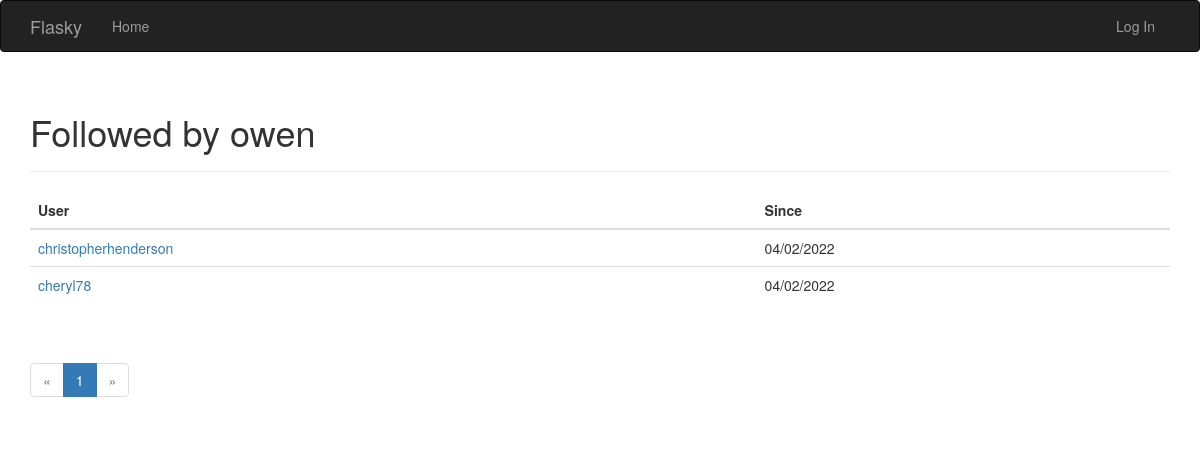
Page /followed_by/owen on the committed database.
### app/models.py (models this page shows, shortened)
class User(UserMixin, db.Model):
    __tablename__ = 'users'
    id = db.Column(db.Integer, primary_key=True)
    email = db.Column(db.String(64), unique=True, index=True)
    username = db.Column(db.String(64), unique=True, index=True)
    role_id = db.Column(db.Integer, db.ForeignKey('roles.id'))
    password_hash = db.Column(db.String(128))
    confirmed = db.Column(db.Boolean, default=False)
    name = db.Column(db.String(64))
    location = db.Column(db.String(64))
    about_me = db.Column(db.Text())
    member_since = db.Column(db.DateTime(), default=datetime.utcnow)
    last_seen = db.Column(db.DateTime(), default=datetime.utcnow)
    avatar_hash = db.Column(db.String(32))
    posts = db.relationship('Post', backref='author', lazy='dynamic')
    followed = db.relationship('Follow',
                               foreign_keys=[Follow.follower_id],
                               backref=db.backref('follower', lazy='joined'),
                               lazy='dynamic',
                               cascade='all, delete-orphan')
    followers = db.relationship('Follow',
                                foreign_keys=[Follow.followed_id],
                                backref=db.backref('followed', lazy='joined'),
                                lazy='dynamic',
                                cascade='all, delete-orphan')
    comments = db.relationship('Comment',backref = 'author',lazy ='dynamic')
    @property
    def password(self):
        raise AttributeError('password is not a readable attribute')

class Follow(db.Model):
    __tablename__ = 'follows'
    follower_id = db.Column(db.Integer, db.ForeignKey('users.id'),
                            primary_key=True)
    followed_id = db.Column(db.Integer, db.ForeignKey('users.id'),
                            primary_key=True)
    timestamp = db.Column(db.DateTime, default=datetime.utcnow)

### app/main/views.py (the view)
@main.route('/followed_by/<username>')
def followed_by(username):
    user = User.query.filter_by(username=username).first()
    if user is None:
        flash('Invalid user.')
        return redirect(url_for('.index'))
    page = request.args.get('page', 1, type=int)
    pagination = user.followed.paginate(
        page, per_page=current_app.config['FLASKY_FOLLOWERS_PER_PAGE'],
        error_out=False)
    follows = [{'user': item.followed, 'timestamp': item.timestamp}
               for item in pagination.items]
    return render_template('followers.html', user=user, title="Followed by",
                           endpoint='.followed_by', pagination=pagination,
                           follows=follows)

### app/main/__init__.py (called while the page is built)
@main.app_context_processor
def inject_permissions():
    return dict(Permission=Permission)

### app/models.py (called while the page is built)
    def can(self, permissions):
        return False

### app/templates/followers.html (shortened to what this page needs)
{% extends "base.html" %}
{% import "_macros.html" as macros %}
{% block page_content %}
<div class="page-header">
    <h1>{{ title }} {{ user.username }}</h1>
</div>
<table class="table table-hover followers">
    <thead><tr><th>User</th><th>Since</th></tr></thead>
    {% for follow in follows %}
    {% if follow.user != user %}
    <tr>
        <td>
            <a href="{{ url_for('.user', username = follow.user.username) }}">
                {{ follow.user.username }}
            </a>
        </td>
        <td>{{ moment(follow.timestamp).format('L') }}</td>
    </tr>
    {% endif %}
    {% endfor %}
</table>
<div class="pagination">
    {{ macros.pagination_widget(pagination, endpoint, username = user.username) }}
</div>
{% endblock %}

### rows in the picture
User: username "owen"
User: user.username "christopherhenderson"
Follow: timestamp "04/02/2022"
User: user.username "cheryl78"
Follow: timestamp "04/02/2022"

### other values in the picture
{{ title }} "Followed by"
{{ p }} "1"
